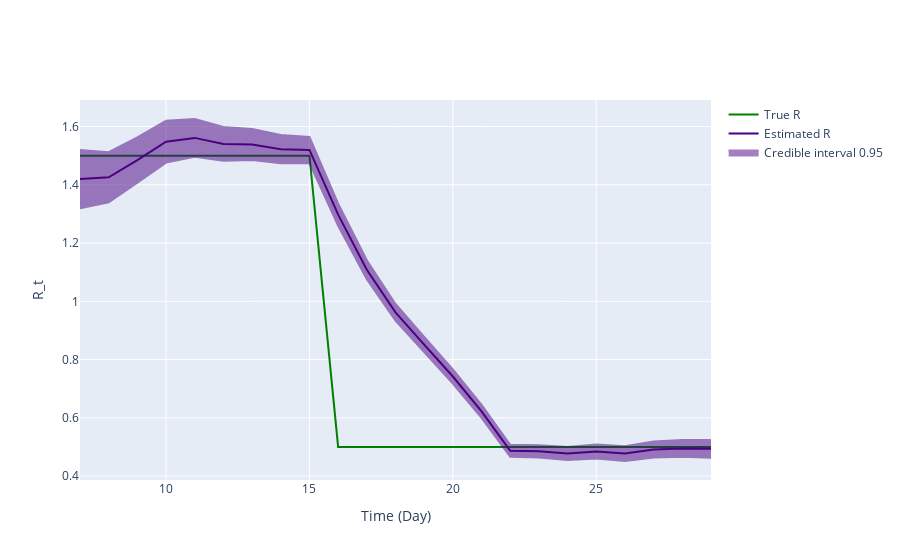

Write notebook code for a chart like this one.
### Code cell
fig = ReproductionNumberPlot()

fig.add_ground_truth_rt(ground_truth)
fig.add_interval_rt(interval2)

fig.update_labels(time_label='Time (Day)', r_label='R_t')

fig.show_figure()

### Figure 1 — Plotly figure (JSON) as saved in the notebook; plotly's stock layout.template omitted (floating-point values rounded to 4 significant figures)
{"data": [{"line": {"color": "green"}, "mode": "lines", "name": "True R", "type": "scatter", "x": [7, 8, 9, 10, 11, 12, 13, 14, 15, 16, 17, 18, 19, 20, 21, 22, 23, 24, 25, 26, 27, 28, 29], "y": [1.5, 1.5, 1.5, 1.5, 1.5, 1.5, 1.5, 1.5, 1.5, 0.5, 0.5, 0.5, 0.5, 0.5, 0.5, 0.5, 0.5, 0.5, 0.5, 0.5, 0.5, 0.5, 0.5]}, {"line": {"color": "indigo"}, "mode": "lines", "name": "Estimated R", "type": "scatter", "x": [7, 8, 9, 10, 11, 12, 13, 14, 15, 16, 17, 18, 19, 20, 21, 22, 23, 24, 25, 26, 27, 28, 29], "y": [1.42, 1.426, 1.485, 1.548, 1.561, 1.54, 1.538, 1.522, 1.52, 1.297, 1.108, 0.9621, 0.8511, 0.7418, 0.6222, 0.487, 0.485, 0.4774, 0.4845, 0.4772, 0.491, 0.4949, 0.4936]}, {"fill": "toself", "fillcolor": "indigo", "line": {"color": "indigo"}, "mode": "lines", "name": "Credible interval 0.95", "opacity": 0.5, "type": "scatter", "x": [7, 8, 9, 10, 11, 12, 13, 14, 15, 16, 17, 18, 19, 20, 21, 22, 23, 24, 25, 26, 27, 28, 29, 29, 28, 27, 26, 25, 24, 23, 22, 21, 20, 19, 18, 17, 16, 15, 14, 13, 12, 11, 10, 9, 8, 7], "y": [1.52, 1.512, 1.563, 1.62, 1.626, 1.599, 1.591, 1.571, 1.564, 1.335, 1.141, 0.9909, 0.8774, 0.7661, 0.6447, 0.5073, 0.5061, 0.4997, 0.5085, 0.5026, 0.5183, 0.5239, 0.5241, 0.4632, 0.466, 0.4637, 0.4518, 0.4605, 0.4551, 0.464, 0.4667, 0.5998, 0.7174, 0.8247, 0.9333, 1.076, 1.259, 1.475, 1.474, 1.485, 1.482, 1.496, 1.476, 1.407, 1.34, 1.32]}], "layout": {"hovermode": "x unified", "xaxis": {"title": {"text": "Time (Day)"}}, "yaxis": {"title": {"text": "R_t"}}}}
